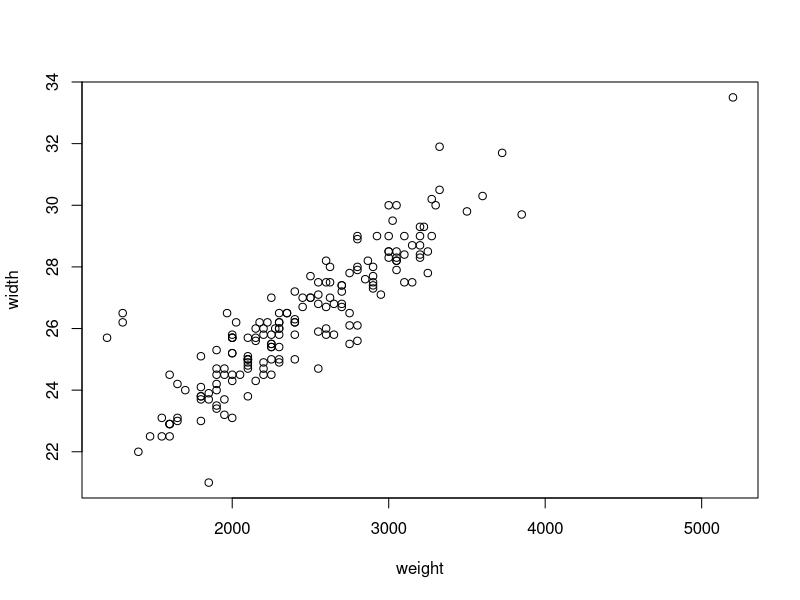

R code for this plot:
## ---- chunk 1
horseshoe <- read.table("horseshoe.txt", header = T)
model <- glm(y ~ weight + width + factor(color) + factor(spine), data = horseshoe, family = binomial)
summary(model)
drop1(model, test = "Chisq")
## ---- chunk 2
with(horseshoe, cor(weight, width))
with(horseshoe, plot(weight, width))
